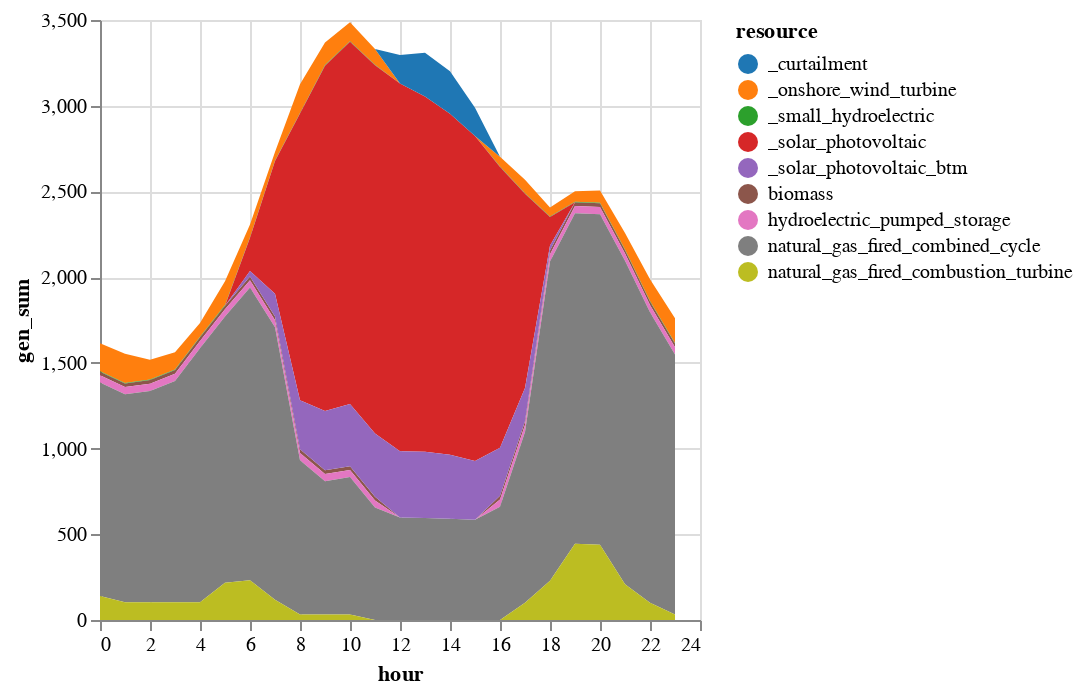

Notebook code for this chart:
### Markdown cell above
### 4. Solve the model and plot results

**Note: this might take a little while depending on your machine.**

### Code cell
solution = unit_commitment_full(gen_df_sens, loads_multi, gen_variable_multi);

# Add in BTM solar and curtailment and plot results

sol_gen = innerjoin(solution.gen, 
                    gen_df[!, [:r_id, :resource]], 
                    on = :r_id)
sol_gen = combine(groupby(sol_gen, [:resource, :hour]), 
            :gen => sum)

# Rename generators (for plotting purposes)
sol_gen[sol_gen.resource .== "solar_photovoltaic", :resource] .= "_solar_photovoltaic"
sol_gen[sol_gen.resource .== "onshore_wind_turbine", :resource] .= "_onshore_wind_turbine"
sol_gen[sol_gen.resource .== "small_hydroelectric", :resource] .= "_small_hydroelectric"

# BTM solar
btm = DataFrame(resource = repeat(["_solar_photovoltaic_btm"]; outer=length(T_period)), 
    hour = T_period,
    gen_sum = gen_variable_multi[gen_variable_multi.gen_full .== "wec_sdge_solar_photovoltaic_1.0",:cf] * 600)
append!(sol_gen, btm)

# Curtailment
curtail = combine(groupby(solution.curtail, [:hour]),
            :curt => sum)
curtail.resource = "_curtailment"
rename!(curtail, :curt_sum => :gen_sum)
append!(sol_gen, curtail[:,[:resource, :hour, :gen_sum]])

# Rescale hours
sol_gen.hour = sol_gen.hour .- T_period[1]

sol_gen |>
@vlplot(:area, 
    x=:hour, y={:gen_sum, stack=:zero}, 
    color={"resource:n", scale={scheme="category10"}})

### Figure 1 — Vega-Lite specification as saved in the notebook (floating-point values rounded to 4 significant figures; data arrays with more than 128 entries replaced by an {"elided": "..."} marker saying what was removed)
{"data": {"values": {"elided": "216 records"}}, "encoding": {"color": {"field": "resource", "scale": {"scheme": "category10"}, "type": "nominal"}, "x": {"field": "hour", "type": "quantitative"}, "y": {"field": "gen_sum", "stack": "zero", "type": "quantitative"}}, "mark": "area"}
